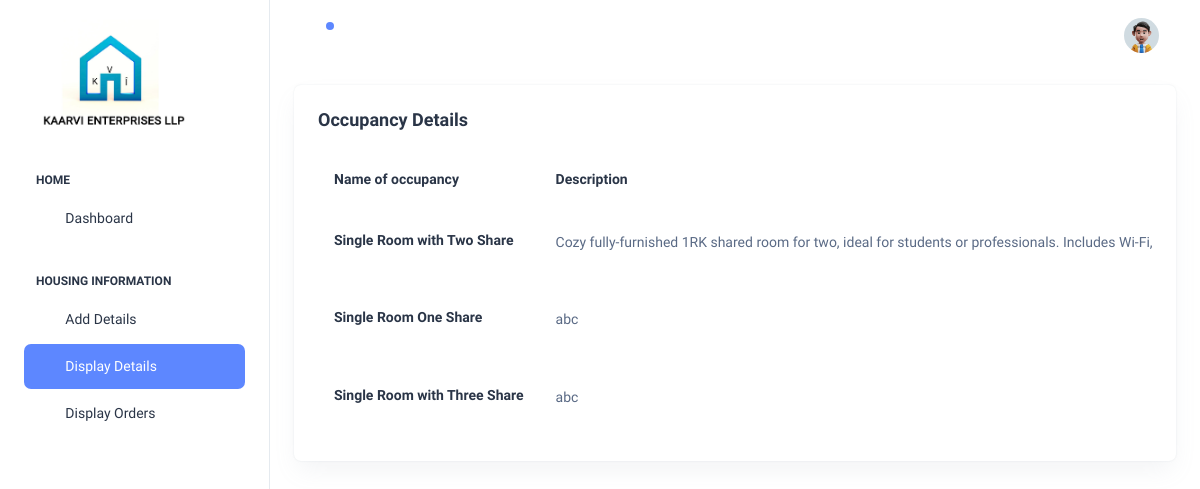
/Backend/displaydetails/, run on an earlier commit of the app's database.
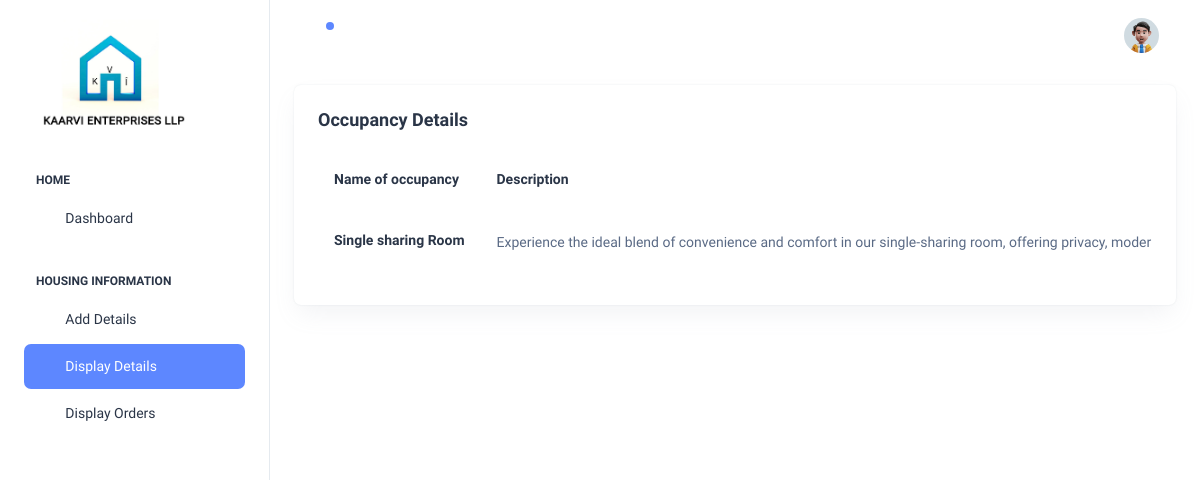
And on a later commit of the database.
### Backend/models.py (models this page shows)
class DetailsDB(models.Model):
    name = models.CharField(max_length=100, null=True, blank=True)
    description = models.CharField(max_length=500, null=True, blank=True)
    price = models.IntegerField(null=True, blank=True)
    advprice = models.IntegerField(null=True, blank=True)
    roomimage1 = models.ImageField(upload_to="Room_images", null=True, blank=True)
    roomimage2 = models.ImageField(upload_to="Room_images", null=True, blank=True)
    roomimage3 = models.ImageField(upload_to="Room_images", null=True, blank=True)

### Backend/views.py (the view)
# urls.py: path('displaydetails/', views.displaydetails, name='displaydetails'),
def displaydetails(req):
    data = DetailsDB.objects.all()
    return render(req, "displaydetails.html", {'data': data})

### Backend/templates/displaydetails.html (shortened to what this page needs)
<!DOCTYPE html>
<html lang="en">
{% extends 'index.html' %}
{% block content %}
<head>
</head>
<body>
<div class="card w-100">
              <div class="card-body p-4">
                <h5 class="card-title fw-semibold mb-4">Occupancy  Details</h5>
                <div class="table-responsive">
                  <table class="table text-nowrap mb-0 align-middle">
                    <thead class="text-dark fs-4">
                      <tr>
                        <th class="border-bottom-0">
                          <h6 class="fw-semibold mb-0">Name of occupancy</h6>
                        </th>
                        <th class="border-bottom-0">
                          <h6 class="fw-semibold mb-0">Description</h6>
                        </th>
                      </tr>
                    </thead>
                    <tbody>
                    {% for i in data %}
                      <tr>
                        <td class="border-bottom-0">
                            <h6 class="fw-semibold mb-1">{{i.name}}</h6>
                        </td>
                        <td class="border-bottom-0">
                          <p class="mb-0 fw-normal">{{i.description}}</p>
                        </td>
                      </tr>
                     {% endfor %}
                    </tbody>
                  </table>
                </div>
              </div>
            </div>
</body>
</html>
{% endblock %}

### Backend/templates/index.html (shortened to what this page needs)
<!doctype html>
{% load static %}
<html lang="en">
<head>
  <link rel="stylesheet" href="{% static '/assets/css/styles.min.css' %}" />
</head>
<body>
  <div class="page-wrapper" id="main-wrapper" data-layout="vertical" data-navbarbg="skin6" data-sidebartype="full"
    data-sidebar-position="fixed" data-header-position="fixed">
    <aside class="left-sidebar">
      <div>
        <div class="brand-logo d-flex align-items-center justify-content-between">
          <a href="{% url 'indexpage' %}" class="text-nowrap logo-img">
            <img src="{% static '/assets/images/logos/KAARVIedited.jpg' %}" width="180" alt="" />
          </a>
        </div>
        <nav class="sidebar-nav scroll-sidebar" data-simplebar="">
          <ul id="sidebarnav">
            <li class="nav-small-cap">
              <span class="hide-menu">Home</span>
            </li>
            <li class="sidebar-item">
              <a class="sidebar-link" href="{% url 'indexpage' %}" aria-expanded="false">
                <span>
                  <i class="ti ti-layout-dashboard"></i>
                </span>
                <span class="hide-menu">Dashboard</span>
              </a>
            </li>
            <li class="nav-small-cap">
              <span class="hide-menu">Housing Information</span>
            </li>
            <li class="sidebar-item">
              <a class="sidebar-link" href="{% url 'detailspage' %}" aria-expanded="false">
                <span>
                  <i class="ti ti-alert-circle"></i>
                </span>
                <span class="hide-menu">Add Details</span>
              </a>
            </li>
            <li class="sidebar-item" >
              <a class="sidebar-link" href="{% url 'displaydetails' %}" aria-expanded="false">
                <span>
                  <i class="ti ti-alert-circle"></i>
                </span>
                <span class="hide-menu">Display Details</span>
              </a>
            </li>
            <li class="sidebar-item">
              <a class="sidebar-link" href="./ui-card.html" aria-expanded="false">
                <span>
                  <i class="ti ti-alert-circle"></i>
                </span>
                <span class="hide-menu">Display Orders </span>
              </a>
            </li>
          </ul>
        </nav>
      </div>
    </aside>
    <div class="body-wrapper">
      <header class="app-header">
        <nav class="navbar navbar-expand-lg navbar-light">
          <ul class="navbar-nav">
            <li class="nav-item">
              <a class="nav-link nav-icon-hover" href="javascript:void(0)">
                <i class="ti ti-bell-ringing"></i>
                <div class="notification bg-primary rounded-circle"></div>
              </a>
            </li>
          </ul>
          <div class="navbar-collapse justify-content-end px-0" id="navbarNav">
            <ul class="navbar-nav flex-row ms-auto align-items-center justify-content-end">
              <li class="nav-item dropdown">
                <a class="nav-link nav-icon-hover" href="javascript:void(0)" id="drop2" data-bs-toggle="dropdown"
                  aria-expanded="false">
                  <img src="{% static '/assets/images/profile/user-1.jpg' %}" alt="" width="35" height="35" class="rounded-circle">
                </a>
              </li>
            </ul>
          </div>
        </nav>
      </header>
      <div class="container-fluid">
         {% block content %}{% endblock %}
</body>
</html>

What changed in the data, as far as the page shows it:
removed DetailsDB: name "Single Room with Two Share", description "Cozy fully-furnished 1RK shared room for two, ideal for students or professionals. Includes Wi-Fi,…"
removed DetailsDB: name "Single Room One Share", description "abc"
removed DetailsDB: name "Single Room with Three Share", description "abc"
added DetailsDB: name "Single sharing Room", description "Experience the ideal blend of convenience and comfort in our single-sharing room, offering privacy,…"
